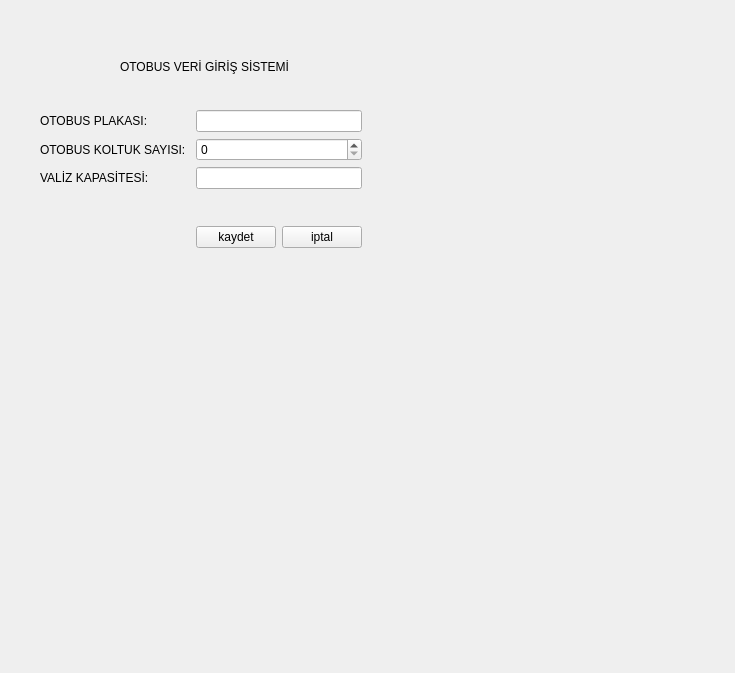
<?xml version="1.0" encoding="UTF-8"?>
<ui version="4.0">
 <class>OtobusFormu</class>
 <widget class="QWidget" name="OtobusFormu">
  <property name="geometry">
   <rect>
    <x>0</x>
    <y>0</y>
    <width>735</width>
    <height>673</height>
   </rect>
  </property>
  <property name="windowTitle">
   <string>Form</string>
  </property>
  <widget class="QWidget" name="">
   <property name="geometry">
    <rect>
     <x>40</x>
     <y>50</y>
     <width>249</width>
     <height>34</height>
    </rect>
   </property>
   <layout class="QHBoxLayout" name="horizontalLayout">
    <item>
     <widget class="QLabel" name="lblpng">
      <property name="text">
       <string/>
      </property>
      <property name="pixmap">
       <pixmap resource="../Kaynaklar.qrc">:/Resimler/Otobus.png</pixmap>
      </property>
     </widget>
    </item>
    <item>
     <widget class="QLabel" name="lblbaslik">
      <property name="styleSheet">
       <string notr="true">font: 700 italic 12pt &quot;Segoe UI&quot;;</string>
      </property>
      <property name="text">
       <string>OTOBUS VERİ GİRİŞ SİSTEMİ</string>
      </property>
     </widget>
    </item>
   </layout>
  </widget>
  <widget class="QWidget" name="">
   <property name="geometry">
    <rect>
     <x>40</x>
     <y>110</y>
     <width>342</width>
     <height>138</height>
    </rect>
   </property>
   <layout class="QGridLayout" name="gridLayout">
    <item row="0" column="1">
     <widget class="QLineEdit" name="leplaka"/>
    </item>
    <item row="1" column="0">
     <widget class="QLabel" name="lbloks">
      <property name="styleSheet">
       <string notr="true">font: 700 10pt &quot;Segoe UI&quot;;</string>
      </property>
      <property name="text">
       <string>OTOBUS KOLTUK SAYISI:</string>
      </property>
     </widget>
    </item>
    <item row="1" column="1">
     <widget class="QSpinBox" name="sboks"/>
    </item>
    <item row="2" column="1">
     <widget class="QLineEdit" name="levk"/>
    </item>
    <item row="0" column="2" rowspan="5">
     <spacer name="verticalSpacer">
      <property name="orientation">
       <enum>Qt::Vertical</enum>
      </property>
      <property name="sizeHint" stdset="0">
       <size>
        <width>20</width>
        <height>40</height>
       </size>
      </property>
     </spacer>
    </item>
    <item row="0" column="0">
     <widget class="QLabel" name="lblplaka">
      <property name="styleSheet">
       <string notr="true">font: 700 10pt &quot;Segoe UI&quot;;</string>
      </property>
      <property name="text">
       <string>OTOBUS PLAKASI:</string>
      </property>
     </widget>
    </item>
    <item row="4" column="1">
     <layout class="QHBoxLayout" name="horizontalLayout_2">
      <item>
       <widget class="QPushButton" name="pbkaydet">
        <property name="text">
         <string>kaydet</string>
        </property>
        <property name="icon">
         <iconset resource="../Kaynaklar.qrc">
          <normaloff>:/Resimler/Kaydet.png</normaloff>:/Resimler/Kaydet.png</iconset>
        </property>
       </widget>
      </item>
      <item>
       <widget class="QPushButton" name="pbiptal">
        <property name="text">
         <string>iptal</string>
        </property>
        <property name="icon">
         <iconset resource="../Kaynaklar.qrc">
          <normaloff>:/Resimler/Iptal.png</normaloff>:/Resimler/Iptal.png</iconset>
        </property>
       </widget>
      </item>
     </layout>
    </item>
    <item row="2" column="0">
     <widget class="QLabel" name="lblvk">
      <property name="styleSheet">
       <string notr="true">font: 700 10pt &quot;Segoe UI&quot;;</string>
      </property>
      <property name="text">
       <string>VALİZ KAPASİTESİ:</string>
      </property>
     </widget>
    </item>
    <item row="4" column="0">
     <spacer name="horizontalSpacer">
      <property name="orientation">
       <enum>Qt::Horizontal</enum>
      </property>
      <property name="sizeHint" stdset="0">
       <size>
        <width>40</width>
        <height>20</height>
       </size>
      </property>
     </spacer>
    </item>
   </layout>
  </widget>
 </widget>
 <resources>
  <include location="../Kaynaklar.qrc"/>
 </resources>
 <connections/>
</ui>
